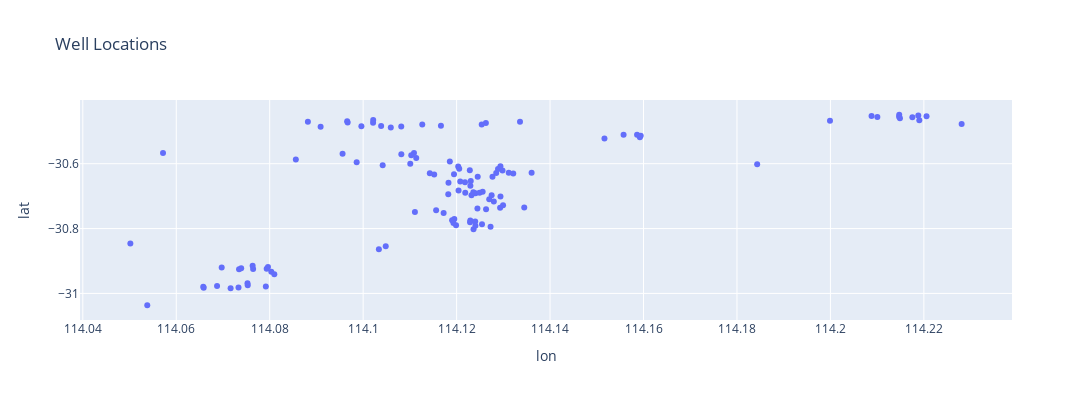

Write notebook code for a chart like this one.
### Code cell
# Plotting well locations
fig = px.scatter(well_locations, x='lon', y='lat', hover_data=['WELL_ID'], title='Well locations')
fig.update_layout(
    width = 1200,
    height = 400,
    title = "Well Locations")

fig.show()

### Figure 1 — Plotly figure (JSON) as saved in the notebook; plotly's stock layout.template omitted (floating-point values rounded to 4 significant figures)
{"data": [{"customdata": [["DEEPWATER-000XAR"], ["DEEPWATER-05YWY5"], ["DEEPWATER-0KPXEZ"], ["DEEPWATER-0RCI25"], ["DEEPWATER-0SSSKO"], ["DEEPWATER-1AD32W"], ["DEEPWATER-1P54OE"], ["DEEPWATER-1UBHZV"], ["DEEPWATER-1WHBG2"], ["DEEPWATER-1WOOJU"], ["DEEPWATER-2MK4DS"], ["DEEPWATER-34JETX"], ["DEEPWATER-3FD330"], ["DEEPWATER-3J5ZXG"], ["DEEPWATER-3OKFRE"], ["DEEPWATER-3PEB5I"], ["DEEPWATER-453GJ0"], ["DEEPWATER-4ISLB0"], ["DEEPWATER-4OBKXS"], ["DEEPWATER-4TYG1P"], ["DEEPWATER-51ZYBC"], ["DEEPWATER-55KSI1"], ["DEEPWATER-55X0XE"], ["DEEPWATER-5DEUPB"], ["DEEPWATER-5MZAFB"], ["DEEPWATER-5RY0MV"], ["DEEPWATER-A5W4QG"], ["DEEPWATER-AHJLPP"], ["DEEPWATER-B3GWPE"], ["DEEPWATER-BJE55K"], ["DEEPWATER-BOBJRC"], ["DEEPWATER-BOYHWX"], ["DEEPWATER-BP2VWC"], ["DEEPWATER-BPUSBG"], ["DEEPWATER-BQGB4S"], ["DEEPWATER-BSCH3H"], ["DEEPWATER-BZZIEL"], ["DEEPWATER-CEO3A4"], ["DEEPWATER-CWHG4H"], ["DEEPWATER-CY3WQW"], ["DEEPWATER-D4EH50"], ["DEEPWATER-DBMTTP"], ["DEEPWATER-DOA2ZP"], ["DEEPWATER-DSU5DC"], ["DEEPWATER-DTL53P"], ["DEEPWATER-EEJC2O"], ["DEEPWATER-EKA0CA"], ["DEEPWATER-EQEM2A"], ["DEEPWATER-EU2FJA"], ["DEEPWATER-F022ZE"], ["DEEPWATER-FS1PMT"], ["DEEPWATER-GBQGBP"], ["DEEPWATER-GIF2OB"], ["DEEPWATER-GMAJKI"], ["DEEPWATER-GP0VTX"], ["DEEPWATER-GROQ2A"], ["DEEPWATER-HFLRME"], ["DEEPWATER-HOQZS1"], ["DEEPWATER-IDE13P"], ["DEEPWATER-ISTQBO"], ["DEEPWATER-IVXM42"], ["DEEPWATER-IXZFOT"], ["DEEPWATER-JCS1GP"], ["DEEPWATER-K0RPBL"], ["DEEPWATER-L4I1KA"], ["DEEPWATER-LBWAYA"], ["DEEPWATER-LGIE0L"], ["DEEPWATER-LQB3RR"], ["DEEPWATER-LSHIAK"], ["DEEPWATER-M24OXR"], ["DEEPWATER-MECD2B"], ["DEEPWATER-MH3PGB"], ["DEEPWATER-MIVF4C"], ["DEEPWATER-MU3BOW"], ["DEEPWATER-OZ3GOQ"], ["DEEPWATER-P0WEXD"], ["DEEPWATER-P1BYRC"], ["DEEPWATER-PIK04Q"], ["DEEPWATER-QMGS25"], ["DEEPWATER-QWHHYC"], ["DEEPWATER-RAPG5L"], ["DEEPWATER-RBT1ST"], ["DEEPWATER-RDAYRK"], ["DEEPWATER-RGVXVD"], ["DEEPWATER-RKD3XC"], ["DEEPWATER-ROJ53V"], ["DEEPWATER-RU0CIY"], ["DEEPWATER-S0SAIU"], ["DEEPWATER-S5VD4I"], ["DEEPWATER-SF2VLY"], ["DEEPWATER-SGG1UU"], ["DEEPWATER-TPS1RK"], ["DEEPWATER-TSXTIY"], ["DEEPWATER-TU2XFX"], ["DEEPWATER-TXV4MX"], ["DEEPWATER-U3TTRI"], ["DEEPWATER-ULGPXE"], ["DEEPWATER-UOOXPH"], ["DEEPWATER-UVG14O"], ["DEEPWATER-UY0V1O"], ["DEEPWATER-VKCG0Y"], ["DEEPWATER-VVBMZ0"], ["DEEPWATER-W22D0A"], ["DEEPWATER-WHXTPD"], ["DEEPWATER-WJW1K1"], ["DEEPWATER-WJXDET"], ["DEEPWATER-X24VBI"], ["DEEPWATER-XASUQA"], ["DEEPWATER-XX0DST"], ["DEEPWATER-YDSE0D"], ["DEEPWATER-YX1MS2"], ["DEEPWATER-YXUYCS"], ["DEEPWATER-ZISKRZ"], ["DEEPWATER-ZSZCSG"], ["DEEPWATER-ZVH2KY"]], "hovertemplate": "lon=%{x}<br>lat=%{y}<br>WELL_ID=%{customdata[0]}<extra></extra>", "legendgroup": "", "marker": {"color": "#636efa", "symbol": "circle"}, "mode": "markers", "name": "", "orientation": "v", "showlegend": false, "type": "scatter", "x": [114.2, 114.1, 114.1, 114.2, 114.2, 114.1, 114.1, 114.1, 114.1, 114.1, 114.1, 114.1, 114.1, 114.1, 114.1, 114.1, 114.2, 114.2, 114.1, 114.1, 114.1, 114.1, 114.1, 114.1, 114.1, 114.1, 114.1, 114.2, 114.1, 114.1, 114.1, 114.1, 114.1, 114.1, 114.1, 114.1, 114.1, 114.1, 114.1, 114.1, 114.1, 114.1, 114.1, 114.1, 114.1, 114.2, 114.1, 114.1, 114.1, 114.1, 114.2, 114.1, 114.2, 114.1, 114.1, 114.2, 114.1, 114.1, 114.1, 114.1, 114.1, 114.1, 114.1, 114.1, 114.1, 114.1, 114.1, 114.1, 114.1, 114.1, 114.1, 114.1, 114.1, 114.1, 114.2, 114.1, 114.1, 114.1, 114.1, 114.2, 114.1, 114.1, 114.2, 114.1, 114.1, 114.1, 114.1, 114.2, 114.1, 114.2, 114.1, 114.1, 114.1, 114.2, 114.1, 114.1, 114.1, 114.2, 114.1, 114.1, 114.1, 114.1, 114.1, 114.1, 114.1, 114.1, 114.1, 114.1, 114.1, 114.1, 114.1, 114.1, 114.1, 114.1, 114.1], "xaxis": "x", "y": [-30.48, -30.49, -30.74, -30.51, -30.45, -30.47, -30.47, -30.77, -30.61, -30.63, -30.98, -30.75, -30.48, -30.63, -30.58, -30.62, -30.46, -30.46, -30.57, -30.69, -30.69, -30.93, -30.92, -30.57, -30.64, -30.85, -30.6, -30.52, -30.47, -30.59, -30.61, -30.98, -30.49, -30.7, -30.7, -30.48, -30.63, -30.79, -30.92, -30.67, -30.62, -30.59, -30.63, -30.97, -30.64, -30.45, -30.47, -30.61, -30.78, -30.91, -30.51, -30.77, -30.51, -30.69, -30.66, -30.45, -30.86, -30.62, -30.72, -30.65, -30.57, -30.63, -30.85, -30.93, -30.78, -30.92, -30.74, -30.8, -30.74, -30.74, -30.75, -30.47, -30.98, -30.69, -30.52, -30.69, -30.98, -30.78, -30.71, -30.46, -30.6, -30.92, -30.46, -30.98, -31.04, -30.57, -30.47, -30.47, -30.97, -30.47, -30.98, -30.48, -30.62, -30.6, -30.47, -30.49, -30.7, -30.45, -30.79, -30.79, -30.79, -30.66, -30.57, -30.63, -30.65, -30.94, -30.73, -30.68, -30.78, -30.92, -30.69, -30.74, -30.48, -30.63, -30.48], "yaxis": "y"}], "layout": {"height": 400, "legend": {"tracegroupgap": 0}, "title": {"text": "Well Locations"}, "width": 1200, "xaxis": {"anchor": "y", "autorange": true, "domain": [0, 1], "range": [114.0, 114.2], "title": {"text": "lon"}, "type": "linear"}, "yaxis": {"anchor": "x", "autorange": true, "domain": [0, 1], "range": [-31.08, -30.4], "title": {"text": "lat"}, "type": "linear"}}}
